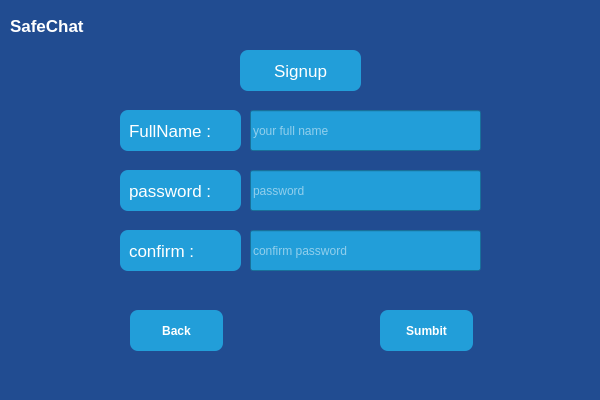
<?xml version="1.0" encoding="UTF-8"?>
<ui version="4.0">
 <class>SafeChat</class>
 <widget class="QDialog" name="SafeChat">
  <property name="geometry">
   <rect>
    <x>0</x>
    <y>0</y>
    <width>600</width>
    <height>400</height>
   </rect>
  </property>
  <property name="minimumSize">
   <size>
    <width>600</width>
    <height>400</height>
   </size>
  </property>
  <property name="windowTitle">
   <string>SafeChat</string>
  </property>
  <property name="styleSheet">
   <string notr="true">background-color: #214c91;
</string>
  </property>
  <widget class="QStackedWidget" name="stackedWidget">
   <property name="geometry">
    <rect>
     <x>0</x>
     <y>0</y>
     <width>601</width>
     <height>401</height>
    </rect>
   </property>
   <property name="currentIndex">
    <number>1</number>
   </property>
   <widget class="QWidget" name="Login">
    <widget class="QLabel" name="label_2">
     <property name="geometry">
      <rect>
       <x>120</x>
       <y>110</y>
       <width>121</width>
       <height>41</height>
      </rect>
     </property>
     <property name="font">
      <font>
       <pointsize>13</pointsize>
      </font>
     </property>
     <property name="styleSheet">
      <string notr="true">color: white;background-color: #229ED9;border-radius: 8px;padding: 5px;
</string>
     </property>
     <property name="text">
      <string>username :</string>
     </property>
    </widget>
    <widget class="QLabel" name="label_3">
     <property name="geometry">
      <rect>
       <x>120</x>
       <y>180</y>
       <width>121</width>
       <height>41</height>
      </rect>
     </property>
     <property name="baseSize">
      <size>
       <width>0</width>
       <height>0</height>
      </size>
     </property>
     <property name="font">
      <font>
       <pointsize>13</pointsize>
      </font>
     </property>
     <property name="styleSheet">
      <string notr="true">color: white;background-color: #229ED9;border-radius: 8px;padding: 5px;
</string>
     </property>
     <property name="text">
      <string>password :</string>
     </property>
    </widget>
    <widget class="QLineEdit" name="lineEdit">
     <property name="geometry">
      <rect>
       <x>250</x>
       <y>110</y>
       <width>231</width>
       <height>41</height>
      </rect>
     </property>
     <property name="font">
      <font>
       <pointsize>9</pointsize>
       <stylestrategy>PreferDefault</stylestrategy>
       <kerning>true</kerning>
      </font>
     </property>
     <property name="autoFillBackground">
      <bool>false</bool>
     </property>
     <property name="styleSheet">
      <string notr="true">color: white;background-color: #229ED9;</string>
     </property>
     <property name="text">
      <string/>
     </property>
     <property name="placeholderText">
      <string>username</string>
     </property>
    </widget>
    <widget class="QPushButton" name="pushButton_2">
     <property name="geometry">
      <rect>
       <x>260</x>
       <y>270</y>
       <width>93</width>
       <height>41</height>
      </rect>
     </property>
     <property name="font">
      <font>
       <pointsize>9</pointsize>
       <weight>75</weight>
       <bold>true</bold>
      </font>
     </property>
     <property name="styleSheet">
      <string notr="true">QPushButton {
    background-color: #229ED9;
    color: white;
    border-radius: 8px;
    padding: 8px;
}

QPushButton:hover {
    background-color: #1A8FC8;
    border: 1px solid #0D6EAF;
}

QPushButton:pressed {
    background-color: #0D6EAF;
    padding-left: 9px;
    padding-top: 9px;
}
</string>
     </property>
     <property name="text">
      <string>Registery</string>
     </property>
    </widget>
    <widget class="QPushButton" name="pushButton">
     <property name="geometry">
      <rect>
       <x>370</x>
       <y>270</y>
       <width>93</width>
       <height>41</height>
      </rect>
     </property>
     <property name="font">
      <font>
       <pointsize>9</pointsize>
       <weight>75</weight>
       <bold>true</bold>
      </font>
     </property>
     <property name="styleSheet">
      <string notr="true">QPushButton {
    background-color: #229ED9;
    color: white;
    border-radius: 8px;
    padding: 8px;
}

QPushButton:hover {
    background-color: #1A8FC8;
    border: 1px solid #0D6EAF;
}

QPushButton:pressed {
    background-color: #0D6EAF;
    padding-left: 9px;
    padding-top: 9px;
}
</string>
     </property>
     <property name="text">
      <string>Login</string>
     </property>
    </widget>
    <widget class="QLineEdit" name="lineEdit_2">
     <property name="geometry">
      <rect>
       <x>250</x>
       <y>180</y>
       <width>231</width>
       <height>41</height>
      </rect>
     </property>
     <property name="font">
      <font>
       <pointsize>9</pointsize>
       <stylestrategy>PreferDefault</stylestrategy>
       <kerning>true</kerning>
      </font>
     </property>
     <property name="autoFillBackground">
      <bool>false</bool>
     </property>
     <property name="styleSheet">
      <string notr="true">color: white;background-color: #229ED9;</string>
     </property>
     <property name="text">
      <string/>
     </property>
     <property name="placeholderText">
      <string>password</string>
     </property>
    </widget>
    <widget class="QLabel" name="label">
     <property name="geometry">
      <rect>
       <x>10</x>
       <y>10</y>
       <width>111</width>
       <height>31</height>
      </rect>
     </property>
     <property name="font">
      <font>
       <pointsize>13</pointsize>
       <weight>75</weight>
       <bold>true</bold>
      </font>
     </property>
     <property name="styleSheet">
      <string notr="true">color: white;
</string>
     </property>
     <property name="text">
      <string>SafeChat</string>
     </property>
    </widget>
    <widget class="QLabel" name="label_8">
     <property name="geometry">
      <rect>
       <x>240</x>
       <y>50</y>
       <width>121</width>
       <height>41</height>
      </rect>
     </property>
     <property name="font">
      <font>
       <pointsize>13</pointsize>
      </font>
     </property>
     <property name="layoutDirection">
      <enum>Qt::LeftToRight</enum>
     </property>
     <property name="styleSheet">
      <string notr="true">color: white;background-color: #229ED9;border-radius: 8px;padding: 5px;
</string>
     </property>
     <property name="text">
      <string>Login</string>
     </property>
     <property name="alignment">
      <set>Qt::AlignCenter</set>
     </property>
    </widget>
   </widget>
   <widget class="QWidget" name="SignupPage">
    <widget class="QLabel" name="label_4">
     <property name="geometry">
      <rect>
       <x>10</x>
       <y>10</y>
       <width>111</width>
       <height>31</height>
      </rect>
     </property>
     <property name="font">
      <font>
       <pointsize>13</pointsize>
       <weight>75</weight>
       <bold>true</bold>
      </font>
     </property>
     <property name="styleSheet">
      <string notr="true">color: white;
</string>
     </property>
     <property name="text">
      <string>SafeChat</string>
     </property>
    </widget>
    <widget class="QLabel" name="label_5">
     <property name="geometry">
      <rect>
       <x>120</x>
       <y>110</y>
       <width>121</width>
       <height>41</height>
      </rect>
     </property>
     <property name="font">
      <font>
       <pointsize>13</pointsize>
      </font>
     </property>
     <property name="styleSheet">
      <string notr="true">color: white;background-color: #229ED9;border-radius: 8px;padding: 5px;
</string>
     </property>
     <property name="text">
      <string>FullName :</string>
     </property>
    </widget>
    <widget class="QLineEdit" name="lineEdit_3">
     <property name="geometry">
      <rect>
       <x>250</x>
       <y>110</y>
       <width>231</width>
       <height>41</height>
      </rect>
     </property>
     <property name="font">
      <font>
       <pointsize>9</pointsize>
       <stylestrategy>PreferDefault</stylestrategy>
       <kerning>true</kerning>
      </font>
     </property>
     <property name="autoFillBackground">
      <bool>false</bool>
     </property>
     <property name="styleSheet">
      <string notr="true">color: white;background-color: #229ED9;</string>
     </property>
     <property name="text">
      <string/>
     </property>
     <property name="placeholderText">
      <string>your full name</string>
     </property>
    </widget>
    <widget class="QLabel" name="label_6">
     <property name="geometry">
      <rect>
       <x>120</x>
       <y>170</y>
       <width>121</width>
       <height>41</height>
      </rect>
     </property>
     <property name="baseSize">
      <size>
       <width>0</width>
       <height>0</height>
      </size>
     </property>
     <property name="font">
      <font>
       <pointsize>13</pointsize>
      </font>
     </property>
     <property name="styleSheet">
      <string notr="true">color: white;background-color: #229ED9;border-radius: 8px;padding: 5px;
</string>
     </property>
     <property name="text">
      <string>password :</string>
     </property>
    </widget>
    <widget class="QPushButton" name="pushButton_3">
     <property name="geometry">
      <rect>
       <x>380</x>
       <y>310</y>
       <width>93</width>
       <height>41</height>
      </rect>
     </property>
     <property name="font">
      <font>
       <pointsize>9</pointsize>
       <weight>75</weight>
       <bold>true</bold>
      </font>
     </property>
     <property name="styleSheet">
      <string notr="true">QPushButton {
    background-color: #229ED9;
    color: white;
    border-radius: 8px;
    padding: 8px;
}

QPushButton:hover {
    background-color: #1A8FC8;
    border: 1px solid #0D6EAF;
}

QPushButton:pressed {
    background-color: #0D6EAF;
    padding-left: 9px;
    padding-top: 9px;
}
</string>
     </property>
     <property name="text">
      <string>Sumbit</string>
     </property>
    </widget>
    <widget class="QPushButton" name="pushButton_4">
     <property name="geometry">
      <rect>
       <x>130</x>
       <y>310</y>
       <width>93</width>
       <height>41</height>
      </rect>
     </property>
     <property name="font">
      <font>
       <pointsize>9</pointsize>
       <weight>75</weight>
       <bold>true</bold>
      </font>
     </property>
     <property name="styleSheet">
      <string notr="true">QPushButton {
    background-color: #229ED9;
    color: white;
    border-radius: 8px;
    padding: 8px;
}

QPushButton:hover {
    background-color: #1A8FC8;
    border: 1px solid #0D6EAF;
}

QPushButton:pressed {
    background-color: #0D6EAF;
    padding-left: 9px;
    padding-top: 9px;
}
</string>
     </property>
     <property name="text">
      <string>Back</string>
     </property>
    </widget>
    <widget class="QLabel" name="label_7">
     <property name="geometry">
      <rect>
       <x>240</x>
       <y>50</y>
       <width>121</width>
       <height>41</height>
      </rect>
     </property>
     <property name="font">
      <font>
       <pointsize>13</pointsize>
      </font>
     </property>
     <property name="layoutDirection">
      <enum>Qt::LeftToRight</enum>
     </property>
     <property name="styleSheet">
      <string notr="true">color: white;background-color: #229ED9;border-radius: 8px;padding: 5px;
</string>
     </property>
     <property name="text">
      <string>Signup</string>
     </property>
     <property name="alignment">
      <set>Qt::AlignCenter</set>
     </property>
    </widget>
    <widget class="QLabel" name="label_9">
     <property name="geometry">
      <rect>
       <x>120</x>
       <y>230</y>
       <width>121</width>
       <height>41</height>
      </rect>
     </property>
     <property name="baseSize">
      <size>
       <width>0</width>
       <height>0</height>
      </size>
     </property>
     <property name="font">
      <font>
       <pointsize>13</pointsize>
      </font>
     </property>
     <property name="styleSheet">
      <string notr="true">color: white;background-color: #229ED9;border-radius: 8px;padding: 5px;
</string>
     </property>
     <property name="text">
      <string>confirm :</string>
     </property>
    </widget>
    <widget class="QLineEdit" name="lineEdit_5">
     <property name="geometry">
      <rect>
       <x>250</x>
       <y>230</y>
       <width>231</width>
       <height>41</height>
      </rect>
     </property>
     <property name="font">
      <font>
       <pointsize>9</pointsize>
       <stylestrategy>PreferDefault</stylestrategy>
       <kerning>true</kerning>
      </font>
     </property>
     <property name="autoFillBackground">
      <bool>false</bool>
     </property>
     <property name="styleSheet">
      <string notr="true">color: white;background-color: #229ED9;</string>
     </property>
     <property name="text">
      <string/>
     </property>
     <property name="placeholderText">
      <string>confirm password</string>
     </property>
    </widget>
    <widget class="QLineEdit" name="lineEdit_6">
     <property name="geometry">
      <rect>
       <x>250</x>
       <y>170</y>
       <width>231</width>
       <height>41</height>
      </rect>
     </property>
     <property name="font">
      <font>
       <pointsize>9</pointsize>
       <stylestrategy>PreferDefault</stylestrategy>
       <kerning>true</kerning>
      </font>
     </property>
     <property name="autoFillBackground">
      <bool>false</bool>
     </property>
     <property name="styleSheet">
      <string notr="true">color: white;background-color: #229ED9;</string>
     </property>
     <property name="text">
      <string/>
     </property>
     <property name="placeholderText">
      <string>password</string>
     </property>
    </widget>
   </widget>
   <widget class="QWidget" name="mainwindow">
    <widget class="QFrame" name="frame">
     <property name="geometry">
      <rect>
       <x>0</x>
       <y>0</y>
       <width>211</width>
       <height>391</height>
      </rect>
     </property>
     <property name="frameShape">
      <enum>QFrame::StyledPanel</enum>
     </property>
     <property name="frameShadow">
      <enum>QFrame::Raised</enum>
     </property>
    </widget>
    <widget class="QFrame" name="frame_2">
     <property name="geometry">
      <rect>
       <x>219</x>
       <y>9</y>
       <width>381</width>
       <height>391</height>
      </rect>
     </property>
     <property name="frameShape">
      <enum>QFrame::StyledPanel</enum>
     </property>
     <property name="frameShadow">
      <enum>QFrame::Raised</enum>
     </property>
    </widget>
   </widget>
  </widget>
 </widget>
 <resources/>
 <connections/>
</ui>
